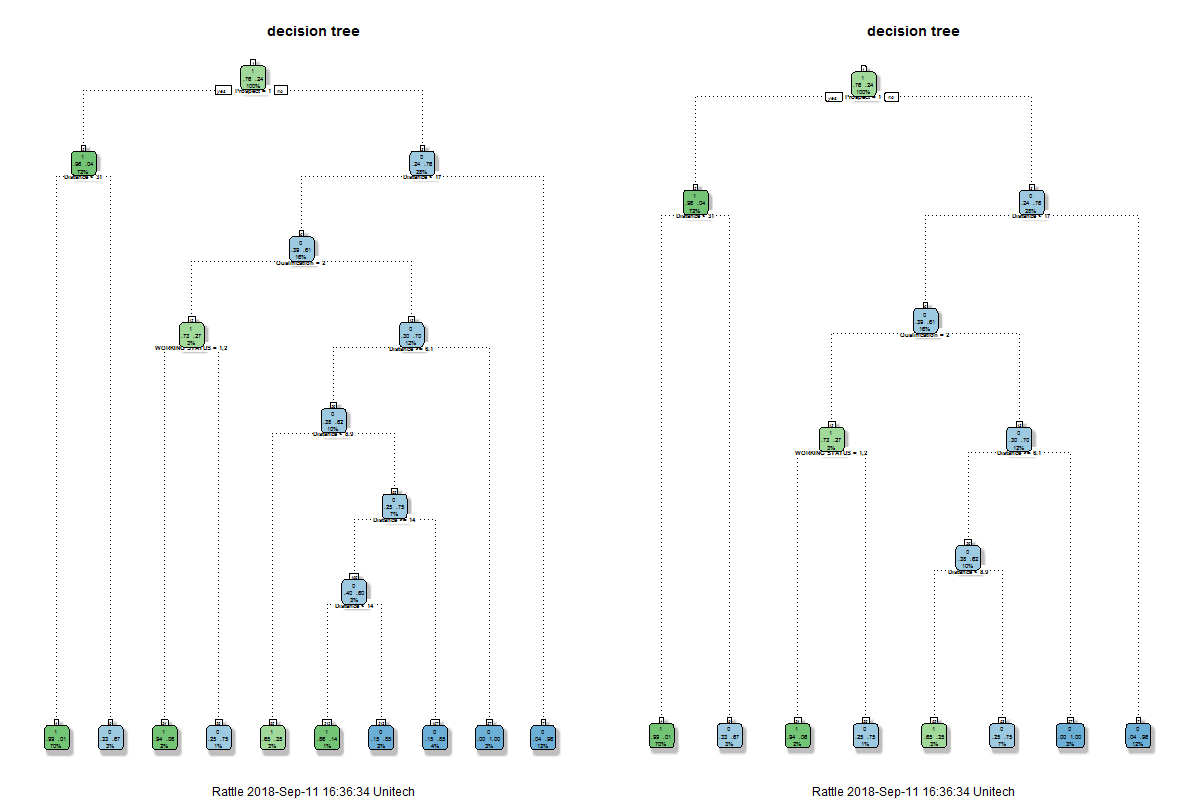

This figure's R source:
#setting up the directory
setwd("D://Pranav")
getwd()
#reading the file
library(readxl)
lead<-read_xlsx("lead_conversion2.xlsx")
fix(lead)
?? multicollinearity
#checking the sructure and class of given data
sapply(lead,class)
str(lead)
View(lead)
??correlation
#cleaning the variable Conversion
a<-as.factor(lead$Conversion)
table(a)
a<-factor(lead$Conversion,levels=c("Converted","No"),labels=c(1,0))
table(a)
lead$Conversion<-a
x<-table(lead$Conversion)
pct<-round(x/sum(x)*100)
labels<-c("Converted","NO")
lbls <- paste(labels, pct) # add percents to labels
lbls <- paste(lbls,"%",sep="")
pie(x,labels = lbls, col=rainbow(length(lbls)),main="conversion")
#cleaning the variable Prospect
a<-as.factor(lead$Prospect)
table(a)
a<-factor(lead$Prospect,levels=c("No","Yes"),labels=c(0,1))
table(a)
lead$Prospect<-a
x<-table(lead$Prospect)
pct<-round(x/sum(x)*100)
labels<-c("No","YES")
lbls <- paste(labels, pct) # add percents to labels
lbls <- paste(lbls,"%",sep="")
pie(x,labels = lbls, col=rainbow(length(lbls)),main="prospect")
#cleaning the variable Qualification
a<-lead$Qualification
str(a)
patter<-gsub("-","",lead$Qualification)
View(patter)
a<-gsub("[.]","",patter)
table(a)
a<-as.factor(a)
levels(a)<-list(tech=c("BE","BTech","MTech","MCA"),Bus=c("BBA","MBA"),science=c("BSc","MSc"),others=c("CA","Bcom","PharmD","Degree"))
table(a)
str(a)
a<-factor(a,levels=c("tech","Bus","science","others"),labels=c("t","b","s","Oth"))
table(a)
a<-factor(a,levels=c("t","b","s","Oth"),labels=c(0,1,2,3))
lead$Qualification<-a
x<-table(lead$Qualification)
pct<-round(x/sum(x)*100)
labels<-c("engineers","business","statistics","others")
lbls <- paste(labels, pct) # add percents to labels
lbls <- paste(lbls,"%",sep="")
pie(x,labels = lbls, col=rainbow(length(lbls)),main="qualification")
#removing the variable email-id
a<-lead[,-3]
lead<-a
#cleaning the variable REFERENCE
str(lead$REFERENCE)
table(lead$REFERENCE)
a<-lead$REFERENCE
a<-as.factor(a)
table(a)
a<-factor(a,levels=c("BOARD","FACE BOOK","GOOGLE","INFO@TDS","JUST DAIL","sulekha"),labels=c("B","fb","ggl","mail","jd","sul"))
table(a)
a<-factor(a,levels=c("B","fb","ggl","mail","jd","sul"),labels=c(0,1,2,3,4,5))
lead$REFERENCE<-a
x<-table(lead$REFERENCE)
pct<-round(x/sum(x)*100)
labels<-c("Board","Facebook","Google","Email","Justdail","Sulekha")
lbls <- paste(labels, pct) # add percents to labels
lbls <- paste(lbls,"%",sep="")
pie(x,labels = lbls, col=rainbow(length(lbls)),main="reference")
#cleaning the variable Branch
table(lead$Branch)
a<-as.factor(lead$Branch)
a<-factor(a,levels=c("MADAPUR","N-GUDA"),labels=c(0,1))
table(a)
lead$Branch<-a
x<-table(lead$Branch)
pct<-round(x/sum(x)*100)
labels<-c("Madhapur","Narayanguda")
lbls<-paste(labels,pct)
lbls<-paste(lbls,"%",sep="")
pie(x,labels=lbls,col=rainbow(length(lbls)),main="BRANCH")
#cleaning the variable Working Status
table(lead$`WORKING STATUS`)
a<-as.factor(lead$`WORKING STATUS`)
a<-factor(a,levels=c("NOT","STUDENT","WORKING"),labels=c(0,1,2))
lead$`WORKING STATUS`<-a
x<-table(lead$`WORKING STATUS`)
pct<-round(x/sum(x)*100)
labels<-c("NOT working","Student","working")
lbls<-paste(labels,pct)
lbls<-paste(lbls,"%",sep="")
pie(x,labels=lbls,col=rainbow(length(lbls)),main="Working Status")
#cleaning the variable Course
table(lead$Course)
a<-as.factor(lead$Course)
levels(a)<-list(BigData=c("BD","BD-REG","BD EVNG","BD WEEKEND"),Python=c("PYTHON","PYTHON WK"),R=c("R","R-REG","R-WEEKEND","R EVNG"),combined=c("BIG DATA HADOOP","R/BD","R/PYTHON","R/PYTHON/BD","BD/R"))
table(a)
a<-factor(a,levels=c("BigData","Python","R","combined"),labels=c("B","P","R","C"))
a<-factor(a,levels=c("B","P","R","C"),labels=c(0,1,2,3))
lead$Course<-a
x<-table(lead$Course)
pct<-round(x/sum(x)*100)
labels<-c("BigData","Python","R","Combined")
lbls<-paste(labels,pct)
lbls<-paste(lbls,"%",sep="")
pie(x,labels=lbls,col=rainbow(length(lbls)),main="Course")

#cleaning the variable REMARKS
table(lead$REMARKS)
a<-which(lead$REMARKS=="Completed the Certification")
b<-which(lead$REMARKS=="Irregular to the class")    
c<-which(lead$REMARKS=="Due to the long distance")
d<-which(lead$REMARKS=="Discontinue the course")
e<-which(lead$REMARKS=="Choosen another Cerrier")
f<-lead[c(a,b,c,d,e),]
g<-lead[-c(a,b,c,d,e),]
g$REMARKS<-"No Clarification"
lead[-c(a,b,c,d,e),]<-g
table(lead$REMARKS)
a<-as.factor(lead$REMARKS)
table(a)
b<-factor(a,levels=c("Choosen another Cerrier","Completed the Certification","Discontinue the course","Irregular to the class","Due to the long distance","No Clarification"),labels=c(0,1,2,3,4,5))
table(b)
lead$REMARKS<-b
table(lead$REMARKS)
x<-table(lead$REMARKS)
pct=round(x/sum(x)*100)
labels=c("another career","completed","discontinued","distance problem","irregular","no clarity")
lbls=paste(labels,pct)
lbls=paste(lbls,"%",sep="")
pie(x,labels=lbls,col=rainbow(length(lbls)),main="Remarks")
#cleaning the variable NEXT FOLLOW-UP
table(lead$`NEXT FOLLOW -UP`)
a<-which(lead$`NEXT FOLLOW -UP`=="Positively Responded")
b<-which(lead$`NEXT FOLLOW -UP`=="Not responding")
c<-lead[c(a,b),]
d<-lead[-c(a,b),]
d$`NEXT FOLLOW -UP`<-"other responses"
lead[-c(a,b),]<-d
a<-as.factor(lead$`NEXT FOLLOW -UP`)
table(a)
a<-factor(a,levels=c("Not responding","other responses","Positively Responded"),labels=c(0,1,2))
View(a)
table(a)
lead$`NEXT FOLLOW -UP`<-a
x<-table(lead$`NEXT FOLLOW -UP`)
pct<-round(x/sum(x)*100)
labels<-c("Not responding","Other responses","Positively responded")
lbls<-paste(labels,pct)
lbls<-paste(lbls,"%",sep="")
pie(x,labels=lbls,col=rainbow(length(lbls)),main="follow up")
#cleaning the variable PLACE
table(lead$PLACE)
rm(i)
a<-as.factor(lead$PLACE)
str(a)
table(a)
a<-which(lead$DISTACE<50)
b<-which(lead$DISTACE>50)
c<-lead[a,]      
d<-lead[b,]
d$PLACE<-"Outside Hyderabad"
c$PLACE<-"In Hyderabad"
lead[a,]<-c
lead[b,]<-d
a<-as.factor(lead$PLACE)
table(a)
b<-factor(a,levels=c("Outside Hyderabad","In Hyderabad"),labels=c(0,1))
table(b)
lead$PLACE<-b
View(lead)
x<-table(lead$PLACE)
pct<-round(x/sum(x)*100)
labels<-c("Outside Hyderabad","In Hyderabad")
lbls<-paste(labels,pct)
lbls<-paste(lbls,"%",sep="")
pie(x,labels=lbls,col=rainbow(length(lbls)),main="place")
colnames(lead)[2] <- "Distance"
lead<-lead[,c(-7)]
fix(lead)
#decision trees
set.seed(100)
train<-sample(nrow(lead),0.7*1136)
traindata<-lead[train,]
testdata<-lead[-train,]
library(rpart)
rpart_model<-rpart(Conversion~.,data=traindata,method="class")
rpart_model
library(rpart.plot)
library(rattle)
library(RColorBrewer)
fancyRpartPlot(rpart_model,main="Decision tree",compress=FALSE,cex=0.5)

#Pruning
table(traindata$Conversion)/nrow(traindata)#efficiency
td_Conversion<-subset(traindata,traindata$Distance<10)#efficiency improvement by altering conditions at node number 3
table(td_Conversion$Conversion)/nrow(td_Conversion)
#comparision of pruned vs original decision table
png(file="project.png",width=1200,height=1400)
#plotting decision tree
fancyRpartPlot(rpart_model,main="Decision tree",compress=FALSE,cex=0.5)
#prediction
rpart_pred<-predict(rpart_model,newdata = testdata[,-c(10)],type="class")
mean(rpart_pred==testdata$Conversion)
#actual vs predicted values of test data,calculating efficiency of the model
x<-table(rpart_pred,true=testdata$Conversion)
accuracy<-sum(diag(x))/sum(x)
accuracy
#building cp table
printcp(rpart_model)
#selecting cp value those with minimum xerror value
opt<-which.min(rpart_model$cptable[,"xerror"])
cp<-rpart_model$cptable[opt,"CP"]
cp
#tree pruning
pruned_model<-prune(rpart_model,cp)
fancyRpartPlot(pruned_model,main="decision tree",compress=FALSE,cex=0.8)
#dividing the plot areas
par(mfrow=c(1,2))
fancyRpartPlot(rpart_model,main="decision tree",compress=FALSE,cex=0.5)
fancyRpartPlot(pruned_model,main="decision tree",compress=FALSE,cex=0.5)
